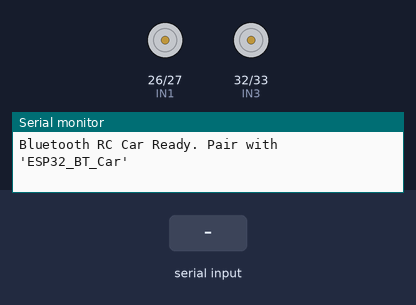
Recording of a sketch running on a simulated ESP32. Shown: motor-driver pin pairs drawn as motors (green arrow = first pin HIGH = forward, orange = second pin HIGH = backward, longer = more drive, scaled by the enable pin), the last lines printed to the serial monitor. The test bench sets the inputs (shaded band). Nothing arrives over Bluetooth unless stated.

Above: at 1.2 s.
1.3 s: "F" received over the second serial link
At 1.6 s:
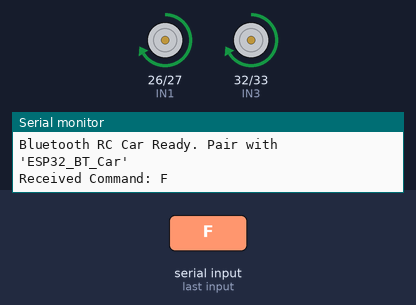
2.8 s: "B" received over the second serial link
At 3.9 s:
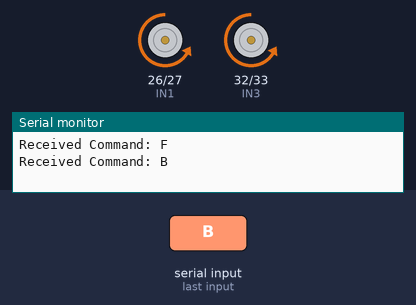
4.3 s: "L" received over the second serial link
At 5.1 s:
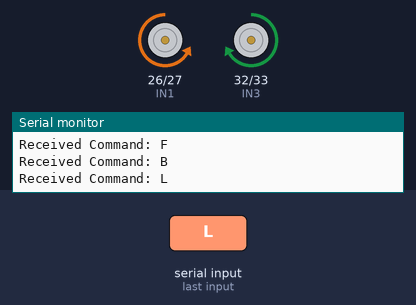
5.8 s: "R" received over the second serial link
At 6.2 s:
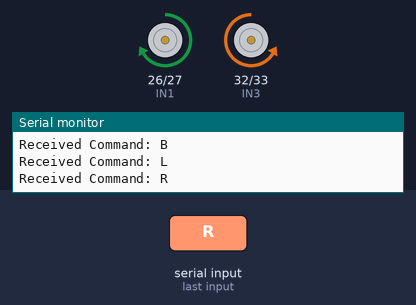
Timing chart, 0 to 8.3 s (numbered marks = the images above; inputs shaded):
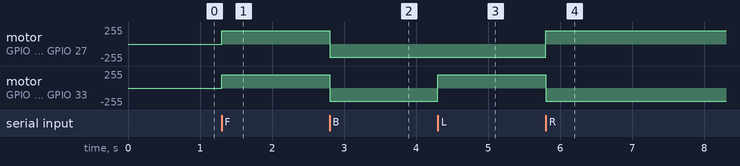

Measured:
- after the input at 1.3 s, motor on GPIO 26 (IN1) / GPIO 27 (IN2), motor on GPIO 32 (IN3) / GPIO 33 (IN4): stopped → forward 200/255 at once
- after the input at 2.8 s, motor on GPIO 26 (IN1) / GPIO 27 (IN2), motor on GPIO 32 (IN3) / GPIO 33 (IN4): forward 200/255 → backward 200/255 at once
- after the input at 4.3 s, motor on GPIO 32 (IN3) / GPIO 33 (IN4): backward 200/255 → forward 200/255 at once
- after the input at 5.8 s, motor on GPIO 26 (IN1) / GPIO 27 (IN2): backward 200/255 → forward 200/255 at once; motor on GPIO 32 (IN3) / GPIO 33 (IN4): forward 200/255 → backward 200/255 at once

The sketch:

Motor_control_with_bluethooth.ino
```cpp
#include "BluetoothSerial.h"

#if !defined(CONFIG_BT_ENABLED) || !defined(CONFIG_BLUEDROID_ENABLED)
#error Bluetooth is not enabled!
#endif

BluetoothSerial SerialBT;

// Left Motor (Motor A)
const int ENA = 14;
const int IN1 = 26;
const int IN2 = 27;

// Right Motor (Motor B)
const int ENB = 25;
const int IN3 = 32;
const int IN4 = 33;

int currentSpeed = 200; // Default speed (0 - 255)

void setup() {
  Serial.begin(115200);

  // Pair name visible in phone Bluetooth settings
  SerialBT.begin("ESP32_BT_Car");
  Serial.println("Bluetooth RC Car Ready. Pair with 'ESP32_BT_Car'");

  pinMode(ENA, OUTPUT);
  pinMode(IN1, OUTPUT);
  pinMode(IN2, OUTPUT);

  pinMode(ENB, OUTPUT);
  pinMode(IN3, OUTPUT);
  pinMode(IN4, OUTPUT);

  stopCar();
}

// Direction Logic Functions
void moveForward() {
  digitalWrite(IN1, HIGH);
  digitalWrite(IN2, LOW);
  digitalWrite(IN3, HIGH);
  digitalWrite(IN4, LOW);

  analogWrite(ENA, currentSpeed);
  analogWrite(ENB, currentSpeed);
}

void moveBackward() {
  digitalWrite(IN1, LOW);
  digitalWrite(IN2, HIGH);
  digitalWrite(IN3, LOW);
  digitalWrite(IN4, HIGH);

  analogWrite(ENA, currentSpeed);
  analogWrite(ENB, currentSpeed);
}

void turnLeft() {
  // Left motor reverses, Right motor moves forward (Tank Turn)
  digitalWrite(IN1, LOW);
  digitalWrite(IN2, HIGH);
  digitalWrite(IN3, HIGH);
  digitalWrite(IN4, LOW);

  analogWrite(ENA, currentSpeed);
  analogWrite(ENB, currentSpeed);
}

void turnRight() {
  // Left motor moves forward, Right motor reverses
  digitalWrite(IN1, HIGH);
  digitalWrite(IN2, LOW);
  digitalWrite(IN3, LOW);
  digitalWrite(IN4, HIGH);

  analogWrite(ENA, currentSpeed);
  analogWrite(ENB, currentSpeed);
}

void stopCar() {
  digitalWrite(IN1, LOW);
  digitalWrite(IN2, LOW);
  digitalWrite(IN3, LOW);
  digitalWrite(IN4, LOW);

  analogWrite(ENA, 0);
  analogWrite(ENB, 0);
}

void loop() {
  if (SerialBT.available()) {
    char cmd = SerialBT.read();

    // Log received command
    Serial.print("Received Command: ");
    Serial.println(cmd);

    // Map Bluetooth RC Car App Commands
    switch (cmd) {
      case 'F': moveForward(); break;
      case 'B': moveBackward(); break;
      case 'L': turnLeft(); break;
      case 'R': turnRight(); break;
      case 'S': stopCar(); break;

      // Dynamic Speed Controls (Sent by apps like 'Bluetooth RC Controller')
      case '0': currentSpeed = 0; break;
      case '1': currentSpeed = 100; break;
      case '2': currentSpeed = 120; break;
      case '3': currentSpeed = 140; break;
      case '4': currentSpeed = 160; break;
      case '5': currentSpeed = 180; break;
      case '6': currentSpeed = 200; break;
      case '7': currentSpeed = 220; break;
      case '8': currentSpeed = 240; break;
      case '9':
      case 'q': currentSpeed = 255; break;
    }
  }
}
```
